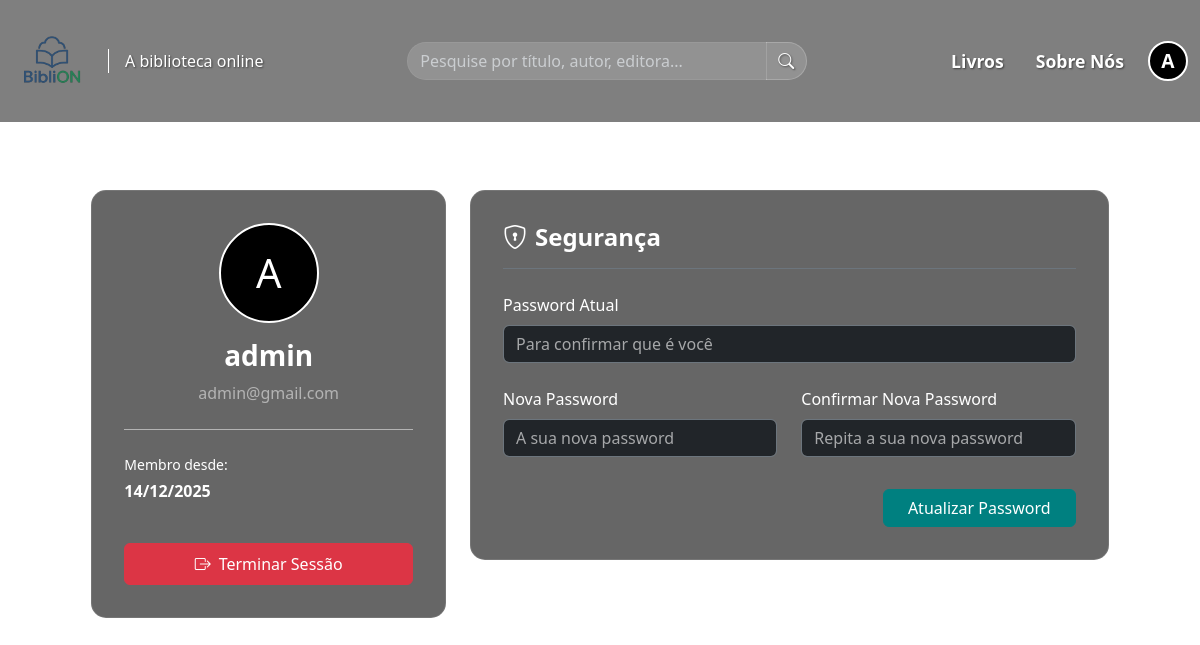
/perfil.php (signed in), run on the app's committed database.
### tables this page shows
CREATE TABLE IF NOT EXISTS `utilizadores` (
  `ID_Utilizador` int NOT NULL AUTO_INCREMENT,
  `Nome` varchar(255) NOT NULL,
  `Email` varchar(255) NOT NULL,
  `Password` varchar(255) NOT NULL,
  `DataRegisto` datetime NOT NULL,
  `Cargo` enum('user','admin') DEFAULT 'user',
  PRIMARY KEY (`ID_Utilizador`),
  UNIQUE KEY `Email` (`Email`)
);

### perfil.php (the view, shortened to what this page needs)
<?php
include 'includes/connection.php';
$user_id = $_SESSION['user_id'];
$dados_utilizador = null;
try {
    $stmt = $dbh->prepare("SELECT Nome, Email, DataRegisto FROM utilizadores WHERE ID_Utilizador = :id");
    $stmt->bindParam(':id', $user_id);
    $stmt->execute();
    $dados_utilizador = $stmt->fetch();
} catch (PDOException $e) {
    echo "Erro: " . $e->getMessage();
}
?>
<!DOCTYPE html>
<html lang="pt">
<head>
    <link rel="stylesheet" href="css/bootstrap.min.css">
    <link rel="stylesheet" href="css/bootstrap-icons.min.css">
    <link rel="stylesheet" href="css/style.css">
</head>
<body class="body-auth">
    <?php
        include("includes/nav.php")
    ?>
    <div class="container" style="padding-top: 8rem; padding-bottom: 4rem;">
        <div class="row justify-content-center">
            <div class="col-lg-4 mb-4">
                <div class="profile-header text-center text-white">
                    <div class="profile-avatar-large">
                        <?php echo strtoupper(substr($dados_utilizador['Nome'], 0, 1)); ?>
                    </div>
                    <h3 class="fw-bold"><?php echo htmlspecialchars($dados_utilizador['Nome']); ?></h3>
                    <p class="text-white-50 mb-4"><?php echo htmlspecialchars($dados_utilizador['Email']); ?></p>
                    <hr class="border-white opacity-50">
                    <div class="text-start mt-4">
                        <p class="small text-white-75 mb-1">Membro desde:</p>
                        <p class="fw-bold"><?php echo date('d/m/Y', strtotime($dados_utilizador['DataRegisto'])); ?></p>
                    </div>
                    <a href="autenticacao/logout.php" class="btn btn-danger py-2 w-100 mt-4">
                        <i class="bi bi-box-arrow-right me-2"></i>Terminar Sessão
                    </a>
                </div>
            </div>
            <div class="col-lg-7">
                <div class="profile-header text-white">
                    <h4 class="fw-bold mb-4 border-bottom border-secondary pb-3">
                        <i class="bi bi-shield-lock me-2"></i>Segurança
                    </h4>
                    <form action="processos/alterar_password.php" method="POST">
                        <div class="mb-4">
                            <label class="form-label">Password Atual</label>
                            <input type="password" name="current_password" class="form-control bg-dark text-white border-secondary" required placeholder="Para confirmar que é você">
                        </div>
                        <div class="row">
                            <div class="col-md-6 mb-3">
                                <label class="form-label">Nova Password</label>
                                <input type="password" name="new_password" class="form-control bg-dark text-white border-secondary" required placeholder="A sua nova password">
                            </div>
                            <div class="col-md-6 mb-3">
                                <label class="form-label">Confirmar Nova Password</label>
                                <input type="password" name="confirm_password" class="form-control bg-dark text-white border-secondary" required placeholder="Repita a sua nova password">
                            </div>
                        </div>
                        <div class="text-end mt-3">
                            <button type="submit" class="btn btn-profile px-4">
                                Atualizar Password
                            </button>
                        </div>
                    </form>
                </div>
            </div>
        </div>
    </div>
</body>
</html>

### css/style.css (style rules this page uses)
.profile-header { background-color: rgba(0, 0, 0, 0.6); -webkit-backdrop-filter: blur(10px); backdrop-filter: blur(10px); border-radius: 15px; padding: 2rem; margin-bottom: 2rem; border: 1px solid rgba(255,255,255,0.1); }
.profile-avatar-large { width: 100px; height: 100px; font-size: 2.5rem; margin: 0 auto 1rem auto; background-color: black; color: white; border-radius: 50%; display: flex; align-items: center; justify-content: center; border: 2px solid white; }
.btn-profile { background-color: #008080; border-color: #008080; color: #FFFFFF; }
.form-control.bg-dark::placeholder { color: rgba(255, 255, 255, 0.6) !important; opacity: 1; }
.body-auth { background-image: url('../imagens/fundo.jpg'); background-size: cover; background-position: center center; background-repeat: no-repeat; min-height: 100svh; display: flex; align-items: center; justify-content: center; padding: 2rem; box-sizing: border-box; }

### data on the page
utilizadores: Nome "A", Nome "admin", Email "admin@gmail.com", DataRegisto "14/12/2025"

### other printed values
$inicial "A"
